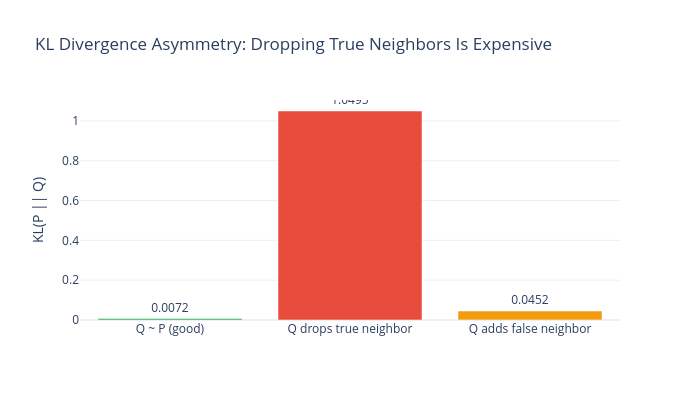

Notebook code for this chart:
### Markdown cell above
---
## 6. Step 3 -- Minimize Mismatch: KL Divergence

$$\mathcal{L} = \text{KL}(P \| Q) = \sum_{i \neq j} p_{ij} \log \frac{p_{ij}}{q_{ij}}$$

### The Asymmetry of KL

| Scenario | $p_{ij}$ | $q_{ij}$ | Penalty |
|----------|---------|---------|---------|
| **Drop a true neighbor** | LARGE | small | **HUGE** |
| **Keep a false neighbor** | small | LARGE | **Near ZERO** |

> **Conclusion:** t-SNE is obsessed with keeping true neighbors together,
> but does not care much if false neighbors accidentally end up close.

### The Gradient -- "Springs and Magnets"

$$\frac{\partial \mathcal{L}}{\partial y_i} = 4 \sum_{j \neq i} (p_{ij} - q_{ij}) \cdot \frac{y_i - y_j}{1 + \|y_i - y_j\|^2}$$

- $p_{ij} > q_{ij}$: **attraction** (pull together) -- true neighbors not close enough
- $p_{ij} < q_{ij}$: **repulsion** (push apart) -- false neighbors too close

### Code cell
# -- 6a. KL Divergence Asymmetry Demo --
# A toy 3-element example showing KL's one-sided penalty.

def KL(P, Q):
    P = np.clip(np.asarray(P, dtype=np.float64), 1e-12, 1.0)
    Q = np.clip(np.asarray(Q, dtype=np.float64), 1e-12, 1.0)
    return float(np.sum(P * np.log(P / Q)))

P1 = np.array([0.70, 0.20, 0.10])  # True distribution
Q_good              = np.array([0.65, 0.25, 0.10])  # Close to P
Q_bad_true_neighbor  = np.array([0.10, 0.45, 0.45])  # Breaks the big p_ij
Q_bad_false_neighbor = np.array([0.80, 0.10, 0.10])  # Overstates a small pair

kl_good = KL(P1, Q_good)
kl_bad_true = KL(P1, Q_bad_true_neighbor)
kl_bad_false = KL(P1, Q_bad_false_neighbor)

fig = go.Figure(go.Bar(
    x=["Q ~ P (good)", "Q drops true neighbor", "Q adds false neighbor"],
    y=[kl_good, kl_bad_true, kl_bad_false],
    marker_color=[COLORS["C"], COLORS["A"], COLORS["D"]],
    text=[f"{v:.4f}" for v in [kl_good, kl_bad_true, kl_bad_false]],
    textposition="outside"
))
fig.update_layout(title="KL Divergence Asymmetry: Dropping True Neighbors Is Expensive",
                  yaxis_title="KL(P || Q)", width=700, height=400,
                  template="plotly_white")
fig.show()

print(f"P = {P1}")
print(f"KL(P || Q_good)              = {kl_good:.4f}   <- Small penalty")
print(f"KL(P || Q_bad_true_neighbor) = {kl_bad_true:.4f}   <- HUGE penalty!")
print(f"KL(P || Q_bad_false_neighbor)= {kl_bad_false:.4f}   <- Small penalty")

### Figure 1 — Plotly figure (JSON) as saved in the notebook; plotly's stock layout.template omitted (floating-point values rounded to 4 significant figures)
{"data": [{"marker": {"color": ["#27AE60", "#E74C3C", "#F39C12"]}, "text": ["0.0072", "1.0495", "0.0452"], "textposition": "outside", "type": "bar", "x": ["Q ~ P (good)", "Q drops true neighbor", "Q adds false neighbor"], "y": [0.007247, 1.05, 0.04516]}], "layout": {"height": 400, "title": {"text": "KL Divergence Asymmetry: Dropping True Neighbors Is Expensive"}, "width": 700, "yaxis": {"title": {"text": "KL(P || Q)"}}}}
